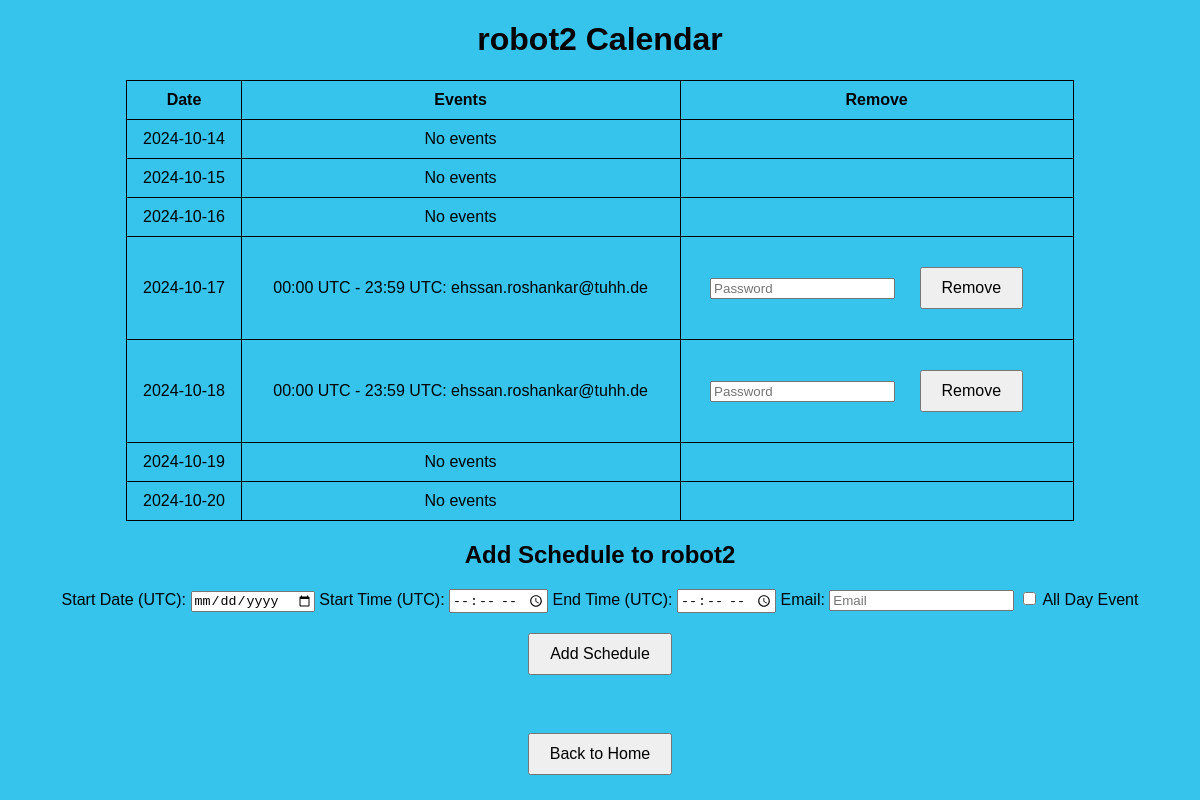
Screenshot of /calendar/robot2 with the database file from the repository.
### app.py (models this page shows)
class ScheduleEntry(db.Model):
    id = db.Column(db.Integer, primary_key=True)
    start_time = db.Column(db.DateTime, nullable=False)
    end_time = db.Column(db.DateTime, nullable=False)
    email = db.Column(db.String(120), nullable=False)
    calendar_type = db.Column(db.String(50), nullable=False)  # New column for calendar type

### app.py (the view)
@app.route('/calendar/<calendar_type>')
def calendar(calendar_type):
    entries = get_entries_for_week(calendar_type)
    return render_template('calendar.html', entries=entries, calendar_type=calendar_type)

### app.py (called while the page is built)
def get_entries_for_week(calendar_type):
    entries = []
    now_utc = datetime.now(pytz.utc)
    start_of_week = now_utc - timedelta(days=now_utc.weekday())  # Get the latest Monday
    start_of_week = start_of_week.replace(hour=0, minute=0, second=0, microsecond=0)  # Set to 00:00:00
    for i in range(7):
        day = start_of_week + timedelta(days=i)
        events = ScheduleEntry.query.filter(
            ScheduleEntry.start_time >= day,
            ScheduleEntry.start_time < day + timedelta(days=1),
            ScheduleEntry.calendar_type == calendar_type  # Filter by calendar type
        ).all()
        entries.append({
            'date': day.date(),
            'events': events
        })
    return entries

### templates/calendar.html (shortened to what this page needs)
<!DOCTYPE html>
<html lang="en">
<head>
</head>
<body>
    <h1>{{ calendar_type }} Calendar</h1>
    <table>
        <thead>
            <tr>
                <th>Date</th>
                <th>Events</th>
                <th>Remove</th>
            </tr>
        </thead>
        <tbody>
            {% for entry in entries %}
            <tr>
                <td>{{ entry.date }}</td>
                <td>
                    {% for event in entry.events %}
                    <div>{{ event.start_time.strftime('%H:%M UTC') }} - {{ event.end_time.strftime('%H:%M UTC') }}: {{ event.email }}</div>
                    {% endfor %}
                    {% if not entry.events %}
                    <div>No events</div>
                    {% endif %}
                </td>
                <td>
                    {% for event in entry.events %}
                    <form action="{{ url_for('remove_entry', calendar_type=calendar_type) }}" method="post" style="display: inline;">
                        <input type="password" name="password" placeholder="Password" required>
                        <button type="submit">Remove</button>
                    </form>
                    {% endfor %}
                </td>
            </tr>
            {% endfor %}
        </tbody>
    </table>
    <h2>Add Schedule to {{ calendar_type }}</h2>
    <form action="{{ url_for('schedule', calendar_type=calendar_type) }}" method="post">
        <label for="start_date">Start Date (UTC):</label>
        <input type="date" id="start_date" name="start_date" required>
        <label for="start_time">Start Time (UTC):</label>
        <input type="time" id="start_time" name="start_time" required>
        <label for="end_time">End Time (UTC):</label>
        <input type="time" id="end_time" name="end_time" required>
        <label for="email">Email:</label>
        <input type="email" id="email" name="email" placeholder="Email" required>
        <label for="all_day">
            <input type="checkbox" id="all_day" name="all_day" onclick="toggleTimeInputs()">
            All Day Event
        </label>
        <button type="submit">Add Schedule</button>
    </form>
    <br>
    <a href="{{ url_for('index') }}">
        <button>Back to Home</button>
    </a>
</body>
</html>

### templates/calendar.html (style rules this page uses)
body { background-color: rgb(54, 196, 236); text-align: center; font-family: Arial, sans-serif; }
table { margin: auto; border-collapse: collapse; width: 80%; }
th, td { border: 1px solid black; padding: 10px; text-align: center; }
button { margin: 20px; padding: 10px 20px; font-size: 16px; }

### rows the page displays
ScheduleEntry: start_time "00:00 UTC", end_time "23:59 UTC", email "ehssan.roshankar@tuhh.de"
ScheduleEntry: start_time "00:00 UTC", end_time "23:59 UTC", email "ehssan.roshankar@tuhh.de"

### other values shown
{{ calendar_type }} "robot2"
{{ entry.date }} "2024-10-14" "2024-10-15" "2024-10-16" "2024-10-17" "2024-10-18" "2024-10-19" "2024-10-20"
